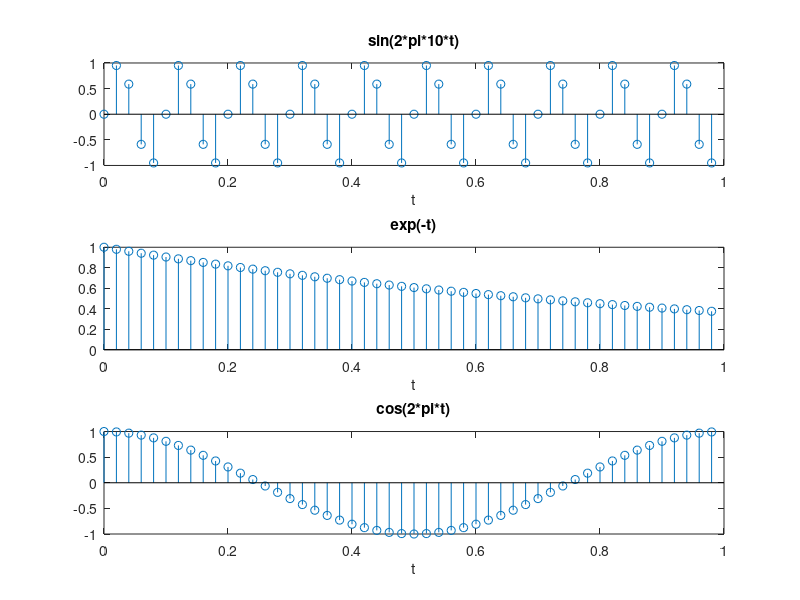
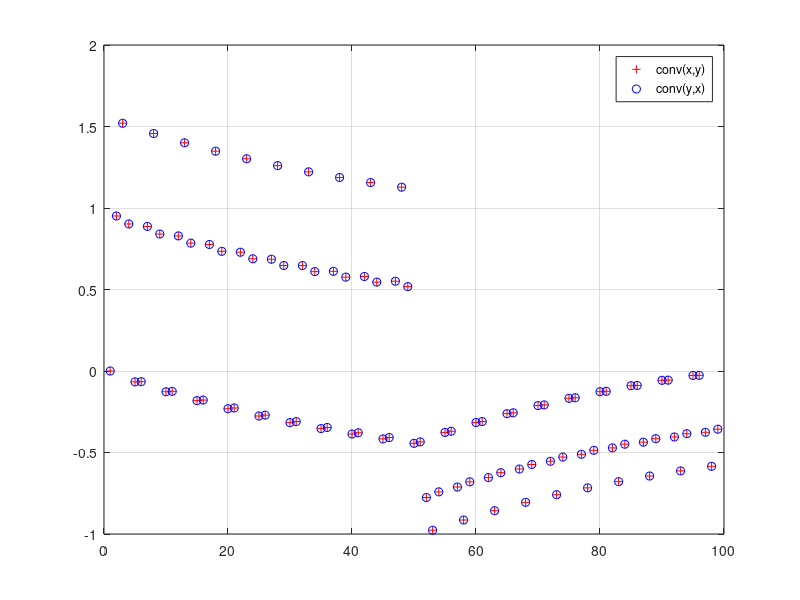
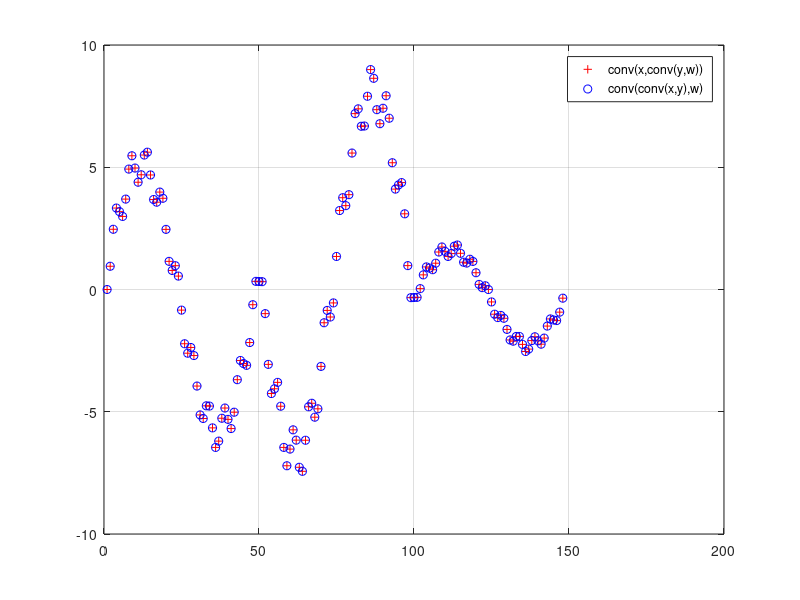
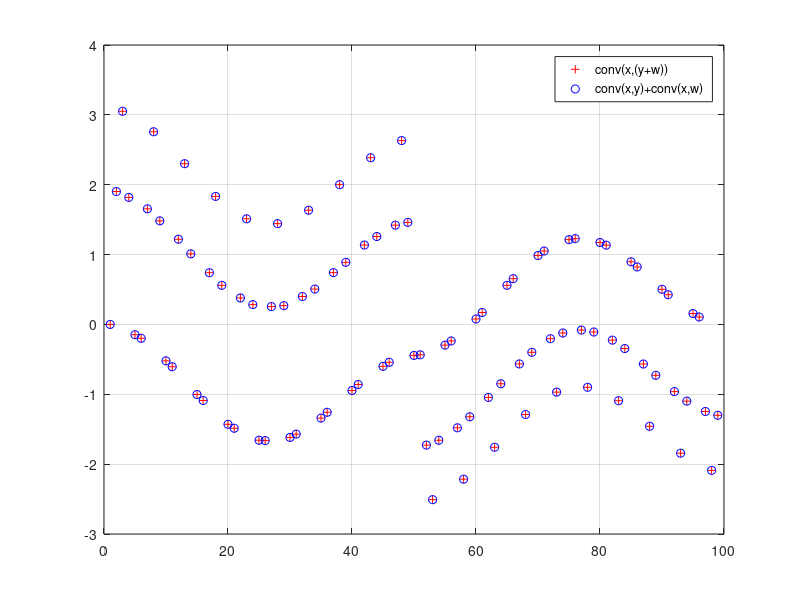

Source code (MATLAB) for these figures, in order:
%% Guia 1 - Ejercicio de laboratorio 7
%
%% Enunciado y resultados
% Defina tres señales cualquiera y muestre numéricamente las propiedades
% conmutativa, asociativa y distributiva de la convolución.

clear all;
close all;

fm = 50;
t = 0:1/fm:1-1/fm;

x = sin(2*pi*10*t);
y = exp(-t);
w = cos(2*pi*t);

figure(1);
subplot(3,1,1),stem(t,x); title('sin(2*pi*10*t)'); xlabel('t');
subplot(3,1,2),stem(t,y); title('exp(-t)'); xlabel('t');
subplot(3,1,3),stem(t,w); title('cos(2*pi*t)'); xlabel('t');

%hFig = figure(2);
%set(hFig, 'Position', [0 0 740 580])
%% Inciso 1: Conmutativa
figure(2)
plot(conv(x,y),'r+'); hold on;
plot(conv(y,x),'bo'); hold off;
legend('conv(x,y)','conv(y,x)');
grid on;
fprintf('Norma-2 de la diferencia: %.10f\n',...
    norm(conv(x,y)-conv(y,x),2));

%% Inciso 2: Asociativa
figure(3)
plot(conv(x,conv(y,w)),'r+'); hold on;
plot(conv(conv(x,y),w),'bo'); hold off;
legend('conv(x,conv(y,w))','conv(conv(x,y),w)');
grid on;
fprintf('Norma-2 de la diferencia: %.10f\n',...
    norm(conv(x,conv(y,w))-conv(conv(x,y),w),2));

%% Inciso 3: Distributiva
figure(4)
plot(conv(x,(y+w)),'r+'); hold on;
plot(conv(x,y)+conv(x,w),'bo'); hold off;
legend('conv(x,(y+w))','conv(x,y)+conv(x,w)');
grid on;
fprintf('Norma-2 de la diferencia: %.10f\n',...
    norm(conv(x,(y+w))-conv(x,y)-conv(x,w),2));

%% Conclusiones
% Como se puede ver a partir de las figuras y de los resultados numericos, 
% la convolución cumple con las propiedades conmutativa, asociativa y 
% distributiva.